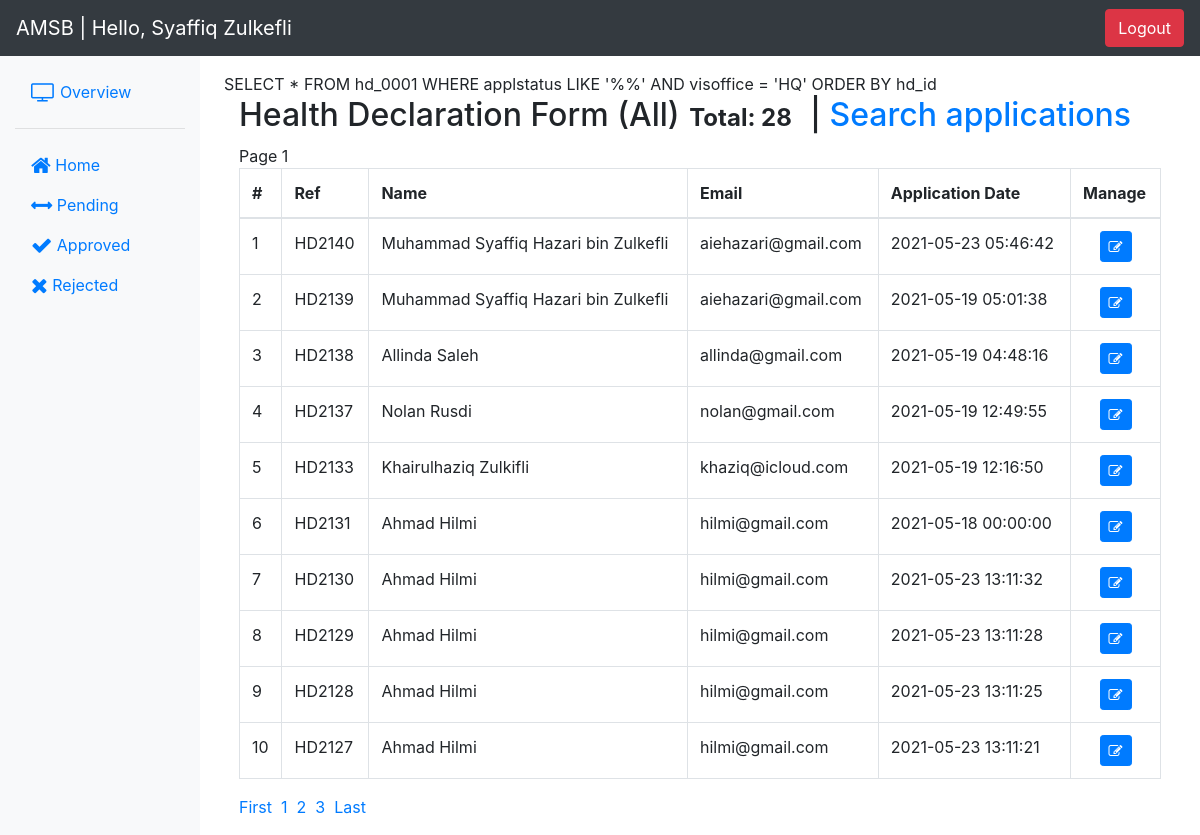
/formreview.php (signed in), run on the app's committed database.
### tables this page shows
CREATE TABLE `users` (
  `user_id` int(11) NOT NULL,
  `name` varchar(50) NOT NULL,
  `email` varchar(100) NOT NULL,
  `username` varchar(50) NOT NULL,
  `password` varchar(250) NOT NULL,
  `usertype` int(5) NOT NULL COMMENT '1 - IT\r\n2 - HR\r\n3 - Security',
  `ainloc` varchar(15) NOT NULL
);

CREATE TABLE `hd_0001` (
  `hd_id` int(11) NOT NULL,
  `fullname` varchar(50) DEFAULT NULL,
  `mykad` varchar(30) DEFAULT NULL,
  `visoffice` varchar(10) DEFAULT NULL,
  `appemail` varchar(100) DEFAULT NULL,
  `entryin` date DEFAULT NULL,
  `entryout` date DEFAULT NULL,
  `company` varchar(200) DEFAULT NULL,
  `caddress` varchar(100) DEFAULT NULL,
  `ccity` varchar(20) DEFAULT NULL,
  `cstate` varchar(20) DEFAULT NULL,
  `cpostal` varchar(10) DEFAULT NULL,
  `telno` varchar(30) DEFAULT NULL,
  `reasonentry` varchar(150) DEFAULT NULL,
  `nameconperson` varchar(50) DEFAULT NULL,
  `emailaddconperson` varchar(100) DEFAULT NULL,
  `radio1` varchar(5) DEFAULT NULL,
  `country` varchar(100) NOT NULL DEFAULT 'NA',
  `doafromcountries` date DEFAULT NULL,
  `radio2` varchar(5) DEFAULT NULL,
  `individu` varchar(100) NOT NULL DEFAULT 'NA',
  `areafrom` varchar(100) NOT NULL DEFAULT 'NA',
  `radio3` varchar(5) DEFAULT NULL,
  `radio4` varchar(5) DEFAULT NULL,
  `rescovid` varchar(10) NOT NULL DEFAULT 'NA',
  `datetest` date DEFAULT NULL,
  `loctest` varchar(50) NOT NULL DEFAULT 'NA',
  `cough` varchar(5) DEFAULT NULL,
  `diffbreathing` varchar(5) DEFAULT NULL,
  `fever` varchar(5) DEFAULT NULL,
  `flu` varchar(5) DEFAULT NULL,
  `sorethroat` varchar(5) DEFAULT NULL,
  `othersymptoms` varchar(300) DEFAULT NULL,
  `applstatus` varchar(10) NOT NULL DEFAULT 'Pending',
  `dt_apply` datetime DEFAULT NULL,
  `dt_updstatus` datetime DEFAULT NULL,
  `dt_updsby` int(11) DEFAULT NULL,
  `covtestresult` varchar(200) DEFAULT NULL
);

### login/lib/library.php (called while the page is built, shortened)
<?php
class DemoLib
{
    public function UserDetails($user_id)
    {
        try {
            $db = DB();
            $query = $db->prepare("SELECT user_id, name, username, email, usertype, ainloc FROM users WHERE user_id=:user_id");
            $query->bindParam("user_id", $user_id, PDO::PARAM_STR);
            $query->execute();
            if ($query->rowCount() > 0) {
                return $query->fetch(PDO::FETCH_OBJ);
            }
        } catch (PDOException $e) {
            exit($e->getMessage());
        }
    }
}

### formreview.php (the view, shortened to what this page needs)
<?php
include('login/assets.php');
if($_GET['view'] == ""){
  $toview = "%%";
} else {
$toview = $_GET['view'];
}
?>
    <div class="container-fluid">
      <div class="row">
        <nav class="col-md-2 d-none d-md-block bg-light sidebar">
          <div class="sidebar-sticky">
            <ul class="nav flex-column mb-2">
            <li class="nav-item">
                <a class="nav-link" href="#">
                  </a>
              </li>
              <li class="nav-item">
                <a class="nav-link" href="formdb.php">
              <i class="fa fa-tv fa-lg"></i> Overview </a>
              </li>
              <li class="nav-item">
              <hr>
              </li>
              <li class="nav-item">
                <a class="nav-link" href="formreview.php?view=">
              <i class="fa fa-home fa-lg"></i> Home </a>
              </li>
              <li class="nav-item">
                <a class="nav-link" href="?view=Pending">
              <i class="fa fa-arrows-h fa-lg"></i> Pending </a>
              </li>
              <li class="nav-item">
                <a class="nav-link" href="?view=Approved">
              <i class="fa fa-check fa-lg"></i> Approved </a>
              </li>
              <li class="nav-item">
                <a class="nav-link" href="?view=Reject">
              <i class="fa fa-times fa-lg"></i> Rejected </a>
              </li>
            </ul>
          </div>
        </nav>
        <main role="main" class="col-md-9 ml-sm-auto col-lg-10 pt-3 px-4">
<?php
if($_GET['view'] == ""){
  $toview = "%%";
} else {
$toview = $_GET['view'];
}
    $limit = 10;
    $s = $db->prepare("SELECT * FROM hd_0001 WHERE applstatus LIKE '$toview' AND visoffice = '$user->ainloc'");
    $s->execute();
    $total_results = $s->rowCount();
    $total_pages = ceil($total_results/$limit);
    if (!isset($_GET['page'])) {
        $page = 1;
    } else {
        $page = $_GET['page'];
    }
    $start = ($page-1)*$limit;
echo "SELECT * FROM hd_0001 WHERE applstatus LIKE '$toview' AND visoffice = '$user->ainloc' ORDER BY hd_id";
    $stmt = $db->prepare("SELECT * FROM hd_0001 WHERE applstatus LIKE '$toview' AND visoffice = '$user->ainloc' ORDER BY hd_id DESC LIMIT $start, $limit");
    $stmt->execute();
    $stmt->setFetchMode(PDO::FETCH_OBJ);
    $results = $stmt->fetchAll();
    $no = $page > 1 ? $start+1 : 1;
if($toview == "%%") {
  $toviewn = "All";
} else {
  $toviewn = $toview;
}
?>
<div class="container">
  <h2 class="">Health Declaration Form (<?php echo $toviewn; ?>)<span class="badge">Total: <?php echo $total_results; ?></span> | <a href="searchappl.php">Search applications</a></h2>
<?php
echo "Page $page";
?>
  <table class="table table-bordered">
    <thead>
      <tr>
        <th>#</th>
        <th>Ref</th>
        <th>Name</th>
        <th>Email</th>
        <th>Application Date</th>
        <th>Manage</th>
      </tr>
    </thead>
    <tbody>
        <?php foreach($results as $result){?>
          <tr>
            <td><?php echo $no; ?></td>
            <td><?php echo "HD" . date('y') . $result->hd_id; ?></td>
            <td><?php echo $result->fullname; ?></td>
            <td><?php echo $result->appemail; ?></td>
            <td><?php echo $result->dt_apply; ?></td>
            <td align="center"><a href="manageappl.php?view_id=<?php echo $result->hd_id; ?>"> <button type="button" class="btn btn-labeled btn-primary btn-sm"><span class="btn-label"><i class="fa fa-edit"></i></span></button></a></td>
          </tr>
        <?php $no++; } ?>
    </tbody>
  </table>
    <ul class="pagination">
        <li><a href="?page=1&view=<?php echo $toview; ?>">First</a>&nbsp;&nbsp;</li>
        <?php for($p=1; $p<=$total_pages; $p++){?>
            <li class="<?php echo $page == $p ? 'active' : ''; ?>"><a href="<?php echo '?page='.$p . '&view=' . $toview ?>"><?php echo $p; ?></a>&nbsp;&nbsp;</li>
        <?php }?>
        <li><a href="?page=<?php echo $total_pages; ?>&view=<?php echo $toview; ?>">Last</a></li>
    </ul>
</div>
 <?php
 include('login/footer.php');
 ?>

### login/assets.php (shortened to what this page needs)
<!DOCTYPE html>
<html>
<head>
<link rel="stylesheet" href="https://stackpath.bootstrapcdn.com/bootstrap/4.1.3/css/bootstrap.min.css">
<link rel="stylesheet" href="https://maxcdn.bootstrapcdn.com/font-awesome/4.7.0/css/font-awesome.min.css">
<?php
require __DIR__ . '/lib/library.php';
$app = new DemoLib();
$user = $app->UserDetails($_SESSION['user_id']);
?> <body>
<nav class="navbar navbar-expand-lg navbar-dark bg-dark sticky-top">
<a class="navbar-brand" <?php if(($user->usertype) < 3) { echo 'href="formreview.php?view="'; } else { echo 'href="#"'; } ?>>AMSB | Hello, <?php echo $user->name; ?></a>
<div class="collapse navbar-collapse" id="navbarSupportedContent">
  <div class="form-inline my-2 my-lg-0">
    <a href="login/logout.php"><button class="btn btn-danger my-2 my-sm-0" type="submit">Logout</button></a>
  </div>
</div>
</nav>
</head>
<body>

### data on the page
users: name "Syaffiq Zulkefli", ainloc "HQ"
hd_0001: hd_id "40", fullname "Muhammad Syaffiq Hazari bin Zulkefli", appemail "aiehazari@gmail.com", dt_apply "2021-05-23 05:46:42"
hd_0001: hd_id "39", fullname "Muhammad Syaffiq Hazari bin Zulkefli", appemail "aiehazari@gmail.com", dt_apply "2021-05-19 05:01:38"
hd_0001: hd_id "38", fullname "Allinda Saleh", appemail "allinda@gmail.com", dt_apply "2021-05-19 04:48:16"
hd_0001: hd_id "37", fullname "Nolan Rusdi", appemail "nolan@gmail.com", dt_apply "2021-05-19 12:49:55"
hd_0001: hd_id "33", fullname "Khairulhaziq Zulkifli", appemail "khaziq@icloud.com", dt_apply "2021-05-19 12:16:50"
hd_0001: hd_id "31", fullname "Ahmad Hilmi", appemail "hilmi@gmail.com", dt_apply "2021-05-18 00:00:00"
hd_0001: hd_id "30", fullname "Ahmad Hilmi", appemail "hilmi@gmail.com", dt_apply "2021-05-23 13:11:32"
hd_0001: hd_id "29", fullname "Ahmad Hilmi", appemail "hilmi@gmail.com", dt_apply "2021-05-23 13:11:28"
hd_0001: hd_id "28", fullname "Ahmad Hilmi", appemail "hilmi@gmail.com", dt_apply "2021-05-23 13:11:25"
hd_0001: hd_id "27", fullname "Ahmad Hilmi", appemail "hilmi@gmail.com", dt_apply "2021-05-23 13:11:21"

### other printed values
$toview "%%"
$toviewn "All"
$total_results "28"
$page "1"
